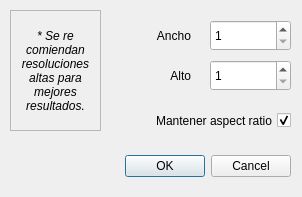
<?xml version="1.0" encoding="UTF-8"?>
<ui version="4.0">
 <class>CollageResolutionDialog</class>
 <widget class="QDialog" name="CollageResolutionDialog">
  <property name="geometry">
   <rect>
    <x>0</x>
    <y>0</y>
    <width>302</width>
    <height>197</height>
   </rect>
  </property>
  <property name="minimumSize">
   <size>
    <width>302</width>
    <height>197</height>
   </size>
  </property>
  <property name="windowTitle">
   <string>Cambiar resolucion del collage</string>
  </property>
  <widget class="QDialogButtonBox" name="buttonBox">
   <property name="geometry">
    <rect>
     <x>40</x>
     <y>150</y>
     <width>251</width>
     <height>32</height>
    </rect>
   </property>
   <property name="orientation">
    <enum>Qt::Orientation::Horizontal</enum>
   </property>
   <property name="standardButtons">
    <set>QDialogButtonBox::StandardButton::Cancel|QDialogButtonBox::StandardButton::Ok</set>
   </property>
  </widget>
  <widget class="QLabel" name="label">
   <property name="geometry">
    <rect>
     <x>130</x>
     <y>20</y>
     <width>61</width>
     <height>31</height>
    </rect>
   </property>
   <property name="text">
    <string>Ancho</string>
   </property>
   <property name="alignment">
    <set>Qt::AlignmentFlag::AlignRight|Qt::AlignmentFlag::AlignTrailing|Qt::AlignmentFlag::AlignVCenter</set>
   </property>
  </widget>
  <widget class="QSpinBox" name="widthSpinBox">
   <property name="geometry">
    <rect>
     <x>210</x>
     <y>20</y>
     <width>81</width>
     <height>31</height>
    </rect>
   </property>
   <property name="minimum">
    <number>1</number>
   </property>
   <property name="maximum">
    <number>50000</number>
   </property>
  </widget>
  <widget class="QSpinBox" name="heightSpinBox">
   <property name="geometry">
    <rect>
     <x>210</x>
     <y>60</y>
     <width>81</width>
     <height>31</height>
    </rect>
   </property>
   <property name="minimum">
    <number>1</number>
   </property>
   <property name="maximum">
    <number>50000</number>
   </property>
  </widget>
  <widget class="QLabel" name="label_2">
   <property name="geometry">
    <rect>
     <x>130</x>
     <y>60</y>
     <width>61</width>
     <height>31</height>
    </rect>
   </property>
   <property name="text">
    <string>Alto</string>
   </property>
   <property name="alignment">
    <set>Qt::AlignmentFlag::AlignRight|Qt::AlignmentFlag::AlignTrailing|Qt::AlignmentFlag::AlignVCenter</set>
   </property>
  </widget>
  <widget class="QCheckBox" name="aspectRatioCheckBox">
   <property name="geometry">
    <rect>
     <x>120</x>
     <y>110</y>
     <width>171</width>
     <height>21</height>
    </rect>
   </property>
   <property name="layoutDirection">
    <enum>Qt::LayoutDirection::RightToLeft</enum>
   </property>
   <property name="text">
    <string>Mantener aspect ratio</string>
   </property>
   <property name="checkable">
    <bool>true</bool>
   </property>
   <property name="checked">
    <bool>true</bool>
   </property>
  </widget>
  <widget class="QLabel" name="label_3">
   <property name="geometry">
    <rect>
     <x>10</x>
     <y>10</y>
     <width>91</width>
     <height>121</height>
    </rect>
   </property>
   <property name="palette">
    <palette>
     <active>
      <colorrole role="Text">
       <brush brushstyle="SolidPattern">
        <color alpha="255">
         <red>0</red>
         <green>0</green>
         <blue>0</blue>
        </color>
       </brush>
      </colorrole>
     </active>
     <inactive>
      <colorrole role="Text">
       <brush brushstyle="SolidPattern">
        <color alpha="255">
         <red>0</red>
         <green>0</green>
         <blue>0</blue>
        </color>
       </brush>
      </colorrole>
     </inactive>
     <disabled/>
    </palette>
   </property>
   <property name="font">
    <font>
     <italic>true</italic>
     <strikeout>false</strikeout>
     <fontweight>Light</fontweight>
    </font>
   </property>
   <property name="frameShape">
    <enum>QFrame::Shape::StyledPanel</enum>
   </property>
   <property name="text">
    <string>* Se re comiendan resoluciones altas para mejores resultados.</string>
   </property>
   <property name="alignment">
    <set>Qt::AlignmentFlag::AlignCenter</set>
   </property>
   <property name="wordWrap">
    <bool>true</bool>
   </property>
  </widget>
 </widget>
 <resources/>
 <connections>
  <connection>
   <sender>buttonBox</sender>
   <signal>accepted()</signal>
   <receiver>CollageResolutionDialog</receiver>
   <slot>accept()</slot>
   <hints>
    <hint type="sourcelabel">
     <x>248</x>
     <y>254</y>
    </hint>
    <hint type="destinationlabel">
     <x>157</x>
     <y>274</y>
    </hint>
   </hints>
  </connection>
  <connection>
   <sender>buttonBox</sender>
   <signal>rejected()</signal>
   <receiver>CollageResolutionDialog</receiver>
   <slot>reject()</slot>
   <hints>
    <hint type="sourcelabel">
     <x>316</x>
     <y>260</y>
    </hint>
    <hint type="destinationlabel">
     <x>286</x>
     <y>274</y>
    </hint>
   </hints>
  </connection>
 </connections>
</ui>
